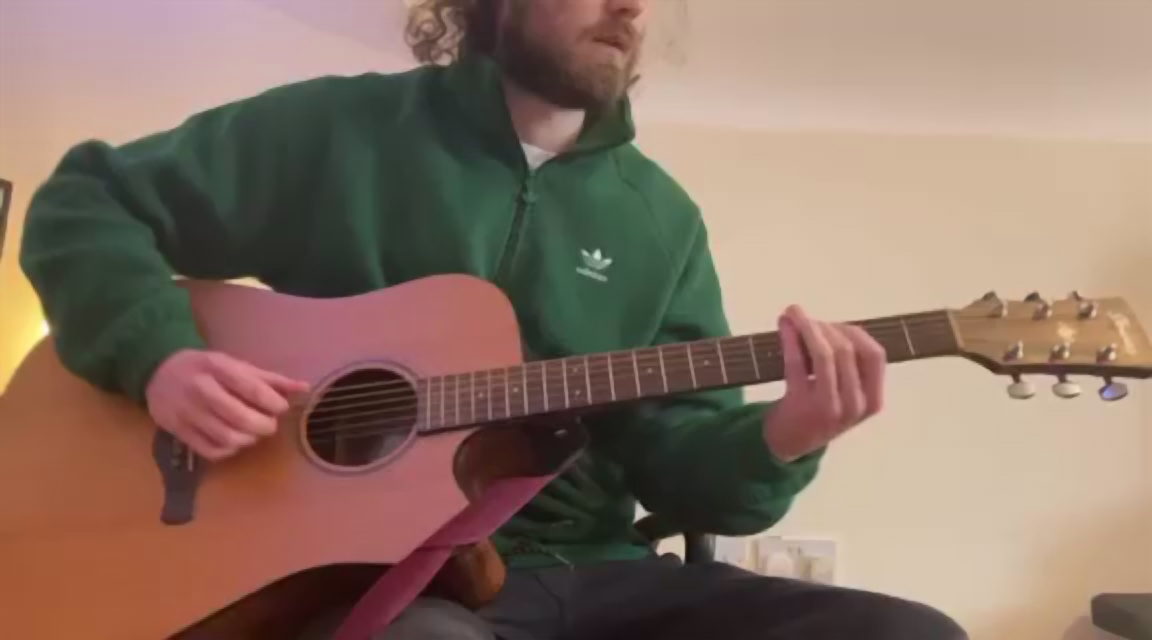
#> input picture src/tabulator/server/src/scripts/test/frame0.jpg, 2304 x 1280 px (shown at 1/2 size); its folder holds only this picture in this run
$ python -i super_res_image.py   (imports and definitions only)
#> lines starting #> are read from the running program, lines starting #| are printed output that depends on the picture

def superRes(image):
	import sys
	import time
	import cv2
	import os
	import glob
	from __main__ import app
	#images_path = sorted(glob.glob(r"test/*.jpg"))
	path = app.root_path
	model_path = path + "/scripts/models/FSRCNN_x4.pb"

	modelName = model_path.split(os.path.sep)[-1].split("_")[0].lower()

	modelScale = model_path.split("_x")[-1]
	modelScale = int(modelScale[:modelScale.find(".")])

	sr = cv2.dnn_superres.DnnSuperResImpl_create()
	sr.readModel(model_path)
	sr.setModel(modelName, modelScale)


	#print("[INFO] w: {}, h: {}".format(image.shape[1], image.shape[0]))
	#start = time.time()
	upscaled = sr.upsample(image)
	# [18 lines of commented-out code are left out]
	return upscaled

>>> import cv2
>>> picture = cv2.imread('test/frame0.jpg', cv2.IMREAD_GRAYSCALE)
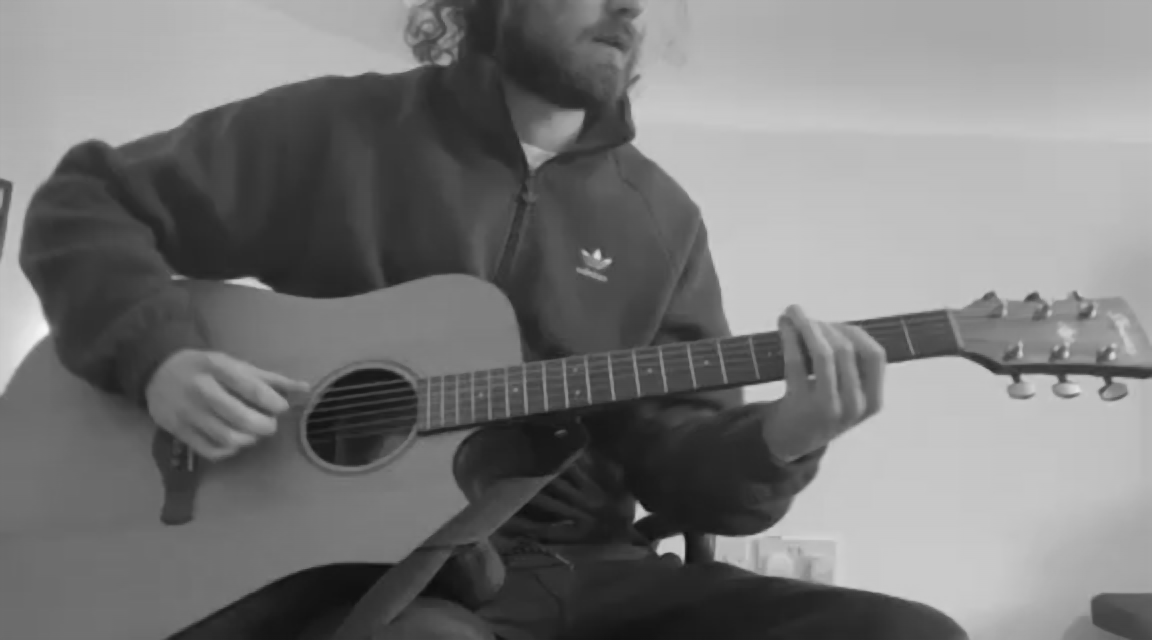
#> picture: shape (1280, 2304) (shown at 1/2 size); min 14, max 250, mean 119.8
#> (the run stopped early here; a loop or call above may not have finished)
